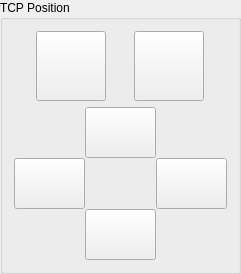
         <widget class="QGroupBox" name="groupBox_3">
          <property name="title">
           <string>TCP Position</string>
          </property>
          <layout class="QGridLayout" name="gridLayout_5">
           <item row="0" column="0">
            <layout class="QVBoxLayout" name="verticalLayout">
             <item>
              <layout class="QHBoxLayout" name="horizontalLayout_24">
               <item>
                <widget class="QPushButton" name="upTCPPosButton">
                 <property name="minimumSize">
                  <size>
                   <width>70</width>
                   <height>70</height>
                  </size>
                 </property>
                 <property name="maximumSize">
                  <size>
                   <width>70</width>
                   <height>70</height>
                  </size>
                 </property>
                 <property name="styleSheet">
                  <string notr="true">border-image: url(:/move-content/norm-up.png);

</string>
                 </property>
                 <property name="text">
                  <string/>
                 </property>
                </widget>
               </item>
               <item>
                <widget class="QPushButton" name="downTCPPosButton">
                 <property name="minimumSize">
                  <size>
                   <width>70</width>
                   <height>70</height>
                  </size>
                 </property>
                 <property name="maximumSize">
                  <size>
                   <width>70</width>
                   <height>70</height>
                  </size>
                 </property>
                 <property name="styleSheet">
                  <string notr="true">border-image: url(:/move-content/norm-down.png)</string>
                 </property>
                 <property name="text">
                  <string/>
                 </property>
                </widget>
               </item>
              </layout>
             </item>
             <item>
              <layout class="QGridLayout" name="gridLayout_2">
               <property name="spacing">
                <number>0</number>
               </property>
               <item row="0" column="1">
                <widget class="QPushButton" name="skewedUpButton">
                 <property name="minimumSize">
                  <size>
                   <width>71</width>
                   <height>51</height>
                  </size>
                 </property>
                 <property name="maximumSize">
                  <size>
                   <width>71</width>
                   <height>51</height>
                  </size>
                 </property>
                 <property name="styleSheet">
                  <string notr="true">border-image: url(:/move-content/skewed-up.png)</string>
                 </property>
                 <property name="text">
                  <string/>
                 </property>
                </widget>
               </item>
               <item row="1" column="0">
                <widget class="QPushButton" name="skewedLeft">
                 <property name="minimumSize">
                  <size>
                   <width>71</width>
                   <height>51</height>
                  </size>
                 </property>
                 <property name="maximumSize">
                  <size>
                   <width>71</width>
                   <height>51</height>
                  </size>
                 </property>
                 <property name="styleSheet">
                  <string notr="true">border-image: url(:/move-content/skewed-left.png)</string>
                 </property>
                 <property name="text">
                  <string/>
                 </property>
                </widget>
               </item>
               <item row="1" column="2">
                <widget class="QPushButton" name="skewedRightButton">
                 <property name="minimumSize">
                  <size>
                   <width>71</width>
                   <height>51</height>
                  </size>
                 </property>
                 <property name="maximumSize">
                  <size>
                   <width>71</width>
                   <height>51</height>
                  </size>
                 </property>
                 <property name="styleSheet">
                  <string notr="true">border-image: url(:/move-content/skewed-right.png)</string>
                 </property>
                 <property name="text">
                  <string/>
                 </property>
                </widget>
               </item>
               <item row="2" column="1">
                <widget class="QPushButton" name="skewedDownButton">
                 <property name="minimumSize">
                  <size>
                   <width>71</width>
                   <height>51</height>
                  </size>
                 </property>
                 <property name="maximumSize">
                  <size>
                   <width>71</width>
                   <height>51</height>
                  </size>
                 </property>
                 <property name="styleSheet">
                  <string notr="true">border-image : url(:/move-content/skewed-down.png)</string>
                 </property>
                 <property name="text">
                  <string/>
                 </property>
                </widget>
               </item>
              </layout>
             </item>
            </layout>
           </item>
          </layout>
         </widget>
